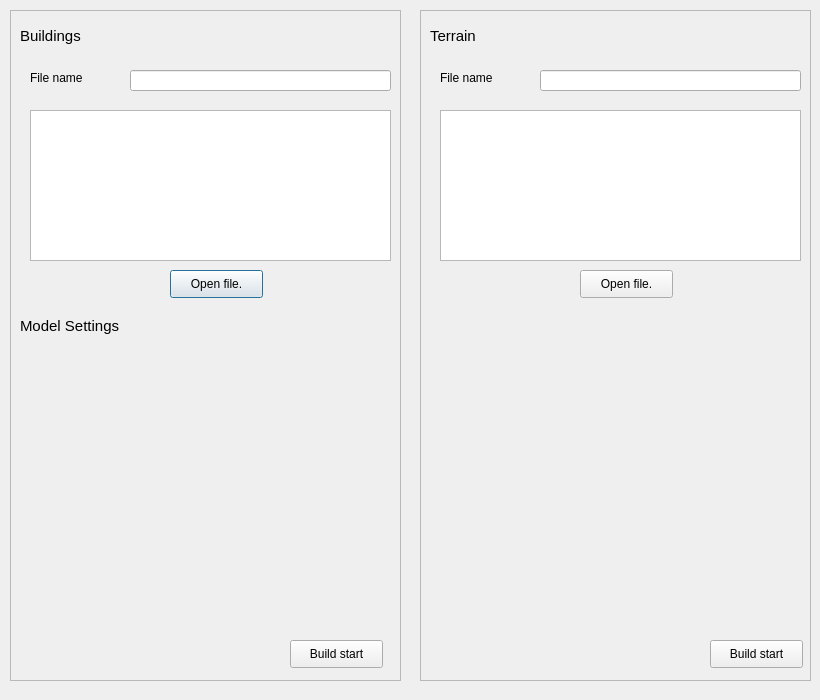
<?xml version="1.0" encoding="UTF-8"?>
<ui version="4.0">
 <class>Dialog</class>
 <widget class="QDialog" name="Dialog">
  <property name="geometry">
   <rect>
    <x>0</x>
    <y>0</y>
    <width>820</width>
    <height>700</height>
   </rect>
  </property>
  <property name="windowTitle">
   <string>Dialog</string>
  </property>
  <widget class="QFrame" name="frameBuildings">
   <property name="geometry">
    <rect>
     <x>10</x>
     <y>10</y>
     <width>391</width>
     <height>671</height>
    </rect>
   </property>
   <property name="frameShape">
    <enum>QFrame::StyledPanel</enum>
   </property>
   <property name="frameShadow">
    <enum>QFrame::Raised</enum>
   </property>
   <widget class="QTextBrowser" name="textBrowser">
    <property name="geometry">
     <rect>
      <x>20</x>
      <y>100</y>
      <width>361</width>
      <height>151</height>
     </rect>
    </property>
   </widget>
   <widget class="QPushButton" name="fileOpenButton">
    <property name="geometry">
     <rect>
      <x>160</x>
      <y>260</y>
      <width>93</width>
      <height>28</height>
     </rect>
    </property>
    <property name="text">
     <string>Open file.</string>
    </property>
   </widget>
   <widget class="QLineEdit" name="loadFileName">
    <property name="geometry">
     <rect>
      <x>120</x>
      <y>60</y>
      <width>261</width>
      <height>21</height>
     </rect>
    </property>
    <property name="text">
     <string/>
    </property>
   </widget>
   <widget class="QLabel" name="labelFileName">
    <property name="geometry">
     <rect>
      <x>20</x>
      <y>60</y>
      <width>91</width>
      <height>16</height>
     </rect>
    </property>
    <property name="text">
     <string>File name</string>
    </property>
   </widget>
   <widget class="QLabel" name="labelTitle">
    <property name="geometry">
     <rect>
      <x>10</x>
      <y>10</y>
      <width>101</width>
      <height>31</height>
     </rect>
    </property>
    <property name="font">
     <font>
      <pointsize>11</pointsize>
     </font>
    </property>
    <property name="text">
     <string>Buildings</string>
    </property>
   </widget>
   <widget class="QLabel" name="labelTitle_3">
    <property name="geometry">
     <rect>
      <x>10</x>
      <y>300</y>
      <width>101</width>
      <height>31</height>
     </rect>
    </property>
    <property name="font">
     <font>
      <pointsize>11</pointsize>
     </font>
    </property>
    <property name="text">
     <string>Model Settings</string>
    </property>
   </widget>
   <widget class="QPushButton" name="buildStartButton_1">
    <property name="geometry">
     <rect>
      <x>280</x>
      <y>630</y>
      <width>93</width>
      <height>28</height>
     </rect>
    </property>
    <property name="text">
     <string>Build start</string>
    </property>
   </widget>
  </widget>
  <widget class="QFrame" name="frame">
   <property name="geometry">
    <rect>
     <x>420</x>
     <y>10</y>
     <width>391</width>
     <height>671</height>
    </rect>
   </property>
   <property name="frameShape">
    <enum>QFrame::StyledPanel</enum>
   </property>
   <property name="frameShadow">
    <enum>QFrame::Raised</enum>
   </property>
   <widget class="QLabel" name="labelFileName_2">
    <property name="geometry">
     <rect>
      <x>20</x>
      <y>60</y>
      <width>91</width>
      <height>16</height>
     </rect>
    </property>
    <property name="text">
     <string>File name</string>
    </property>
   </widget>
   <widget class="QLineEdit" name="loadFileName_2">
    <property name="geometry">
     <rect>
      <x>120</x>
      <y>60</y>
      <width>261</width>
      <height>21</height>
     </rect>
    </property>
    <property name="text">
     <string/>
    </property>
   </widget>
   <widget class="QTextBrowser" name="textBrowser_2">
    <property name="geometry">
     <rect>
      <x>20</x>
      <y>100</y>
      <width>361</width>
      <height>151</height>
     </rect>
    </property>
   </widget>
   <widget class="QPushButton" name="fileOpenButton_2">
    <property name="geometry">
     <rect>
      <x>160</x>
      <y>260</y>
      <width>93</width>
      <height>28</height>
     </rect>
    </property>
    <property name="text">
     <string>Open file.</string>
    </property>
   </widget>
   <widget class="QLabel" name="labelTitle_2">
    <property name="geometry">
     <rect>
      <x>10</x>
      <y>10</y>
      <width>101</width>
      <height>31</height>
     </rect>
    </property>
    <property name="font">
     <font>
      <pointsize>11</pointsize>
     </font>
    </property>
    <property name="text">
     <string>Terrain</string>
    </property>
   </widget>
   <widget class="QPushButton" name="buildStartButton_2">
    <property name="geometry">
     <rect>
      <x>290</x>
      <y>630</y>
      <width>93</width>
      <height>28</height>
     </rect>
    </property>
    <property name="text">
     <string>Build start</string>
    </property>
   </widget>
  </widget>
 </widget>
 <resources/>
 <connections/>
</ui>
